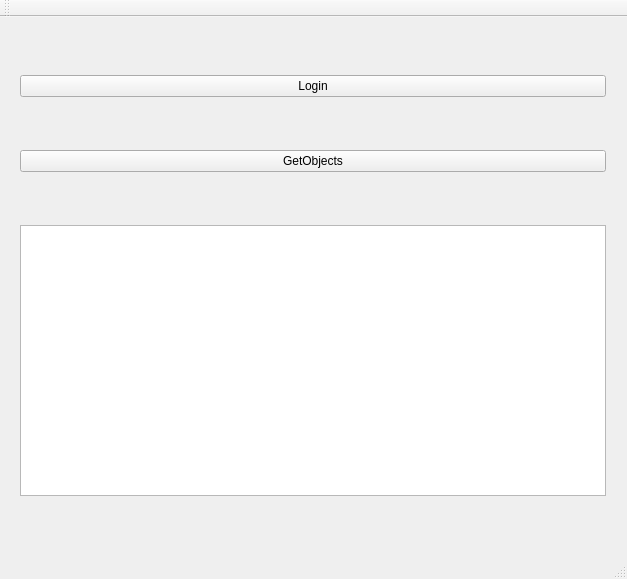
<?xml version="1.0" encoding="UTF-8"?>
<ui version="4.0">
 <class>MainWindow</class>
 <widget class="QMainWindow" name="MainWindow">
  <property name="geometry">
   <rect>
    <x>0</x>
    <y>0</y>
    <width>627</width>
    <height>579</height>
   </rect>
  </property>
  <property name="sizePolicy">
   <sizepolicy hsizetype="Expanding" vsizetype="Expanding">
    <horstretch>0</horstretch>
    <verstretch>0</verstretch>
   </sizepolicy>
  </property>
  <property name="windowTitle">
   <string>MainWindow</string>
  </property>
  <widget class="QWidget" name="centralWidget">
   <layout class="QGridLayout" name="gridLayout">
    <item row="0" column="0">
     <widget class="QPushButton" name="pushButton">
      <property name="text">
       <string>Login</string>
      </property>
     </widget>
    </item>
    <item row="1" column="0">
     <widget class="QPushButton" name="pushButton_2">
      <property name="text">
       <string>GetObjects</string>
      </property>
     </widget>
    </item>
    <item row="2" column="0">
     <widget class="QTextEdit" name="textEdit">
      <property name="maximumSize">
       <size>
        <width>586</width>
        <height>271</height>
       </size>
      </property>
     </widget>
    </item>
   </layout>
  </widget>
  <widget class="QMenuBar" name="menuBar">
   <property name="geometry">
    <rect>
     <x>0</x>
     <y>0</y>
     <width>627</width>
     <height>21</height>
    </rect>
   </property>
  </widget>
  <widget class="QToolBar" name="mainToolBar">
   <attribute name="toolBarArea">
    <enum>TopToolBarArea</enum>
   </attribute>
   <attribute name="toolBarBreak">
    <bool>false</bool>
   </attribute>
  </widget>
  <widget class="QStatusBar" name="statusBar"/>
 </widget>
 <layoutdefault spacing="6" margin="11"/>
 <resources/>
 <connections/>
</ui>
